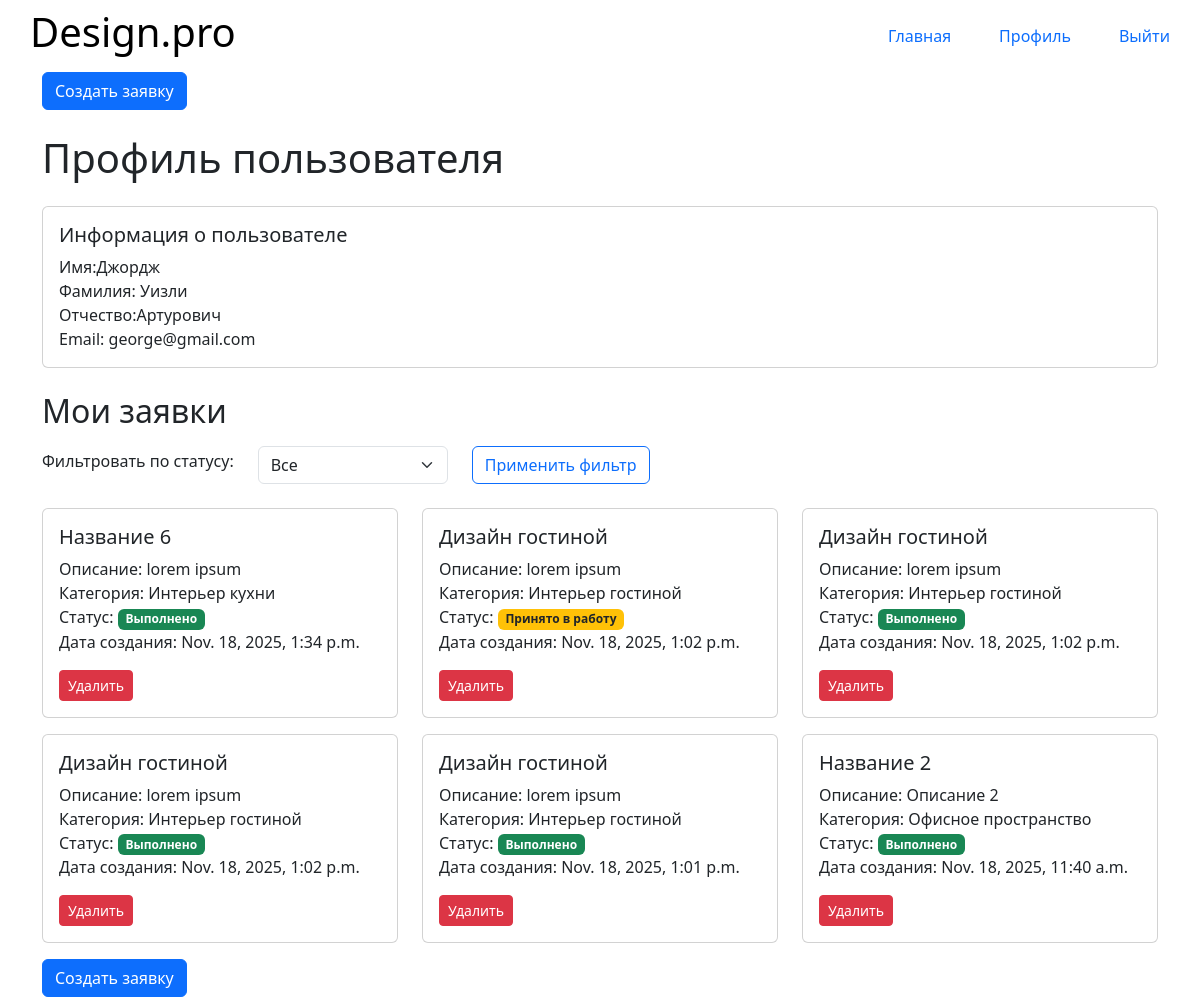
Page /catalog/profile/ (signed in) on the committed database.
### catalog/models.py (models this page shows, shortened)
class User(AbstractUser):
    first_name = models.CharField(verbose_name='Имя', blank=False)
    last_name = models.CharField(verbose_name='Фамилия', blank=False)
    patronymic = models.CharField(verbose_name='Отчество', blank=False)
    username = models.CharField(verbose_name='Логин', unique=True, blank=False)
    email = models.CharField(verbose_name='Почта', unique=True, blank=False)
    password = models.CharField(verbose_name='Пароль', blank=False)
    USERNAME_FIELD = 'username'

class Application(models.Model):
    STATUS_CHOICES = [
        ('new', 'Новая'),
        ('in_progress', 'Принято в работу'),
        ('completed', 'Выполнено'),
    ]
    title = models.CharField(verbose_name="Название")
    description = models.TextField()
    category = models.ForeignKey(Category, on_delete=models.SET_NULL, null=True)
    image = models.ImageField(upload_to='applications/', validators=[validate_image])
    status = models.CharField(choices=STATUS_CHOICES, default='new')
    created_at = models.DateTimeField(auto_now_add=True)
    user = models.ForeignKey(User, on_delete=models.CASCADE)

class Category(models.Model):
    name = models.CharField(help_text="Выберите категорию")
    def __str__(self):
        return self.name

### catalog/views.py (the view)
# urls.py: path('profile/', views.Profile.as_view(), name='profile'),
class Profile(LoginRequiredMixin, ListView):
    model = Application
    template_name = 'profile.html'
    context_object_name = 'user_applications'
    def get_queryset(self):
        user = self.request.user
        status_filter = self.request.GET.get('status')
        queryset = Application.objects.filter(user=user).order_by('-created_at')
        if status_filter in ['new', 'in_progress', 'completed']:
            queryset = queryset.filter(status=status_filter)
        return queryset
    def get_context_data(self, **kwargs):
        context = super().get_context_data(**kwargs)
        context['status_filter'] = self.request.GET.get('status', '')
        return context

### catalog/templates/profile.html (shortened to what this page needs)
{% extends "base.html" %}
{% block content %}
    <h1 class="my-4">Профиль пользователя</h1>
    <div class="card mb-4">
        <div class="card-body">
            <h5 class="card-title">Информация о пользователе</h5>
            <p class="card-text">
                Имя:{{ user.first_name }}<br>
                Фамилия: {{ user.last_name }}<br>
                Отчество:{{ user.patronymic }}<br>
                Email: {{ user.email }}
            </p>
        </div>
    </div>
    <h2 class="my-3">Мои заявки</h2>
    <form method="get" class="mb-4">
        <div class="row align-items-center">
            <div class="col-auto">
                <label for="status" class="form-label">Фильтровать по статусу:</label>
            </div>
            <div class="col-auto">
                <select name="status" id="status" class="form-select">
                    <option value="" {% if status_filter == '' %}selected{% endif %}>Все</option>
                </select>
            </div>
            <div class="col-auto">
                <button type="submit" class="btn btn-outline-primary">Применить фильтр</button>
            </div>
        </div>
    </form>
    {% if user_applications %}
        <div class="row">
            {% for application in user_applications %}
                <div class="col-md-6 col-lg-4 mb-3">
                    <div class="card h-100">
                        <div class="card-body d-flex flex-column">
                            <h5 class="card-title">{{ application.title }}</h5>
                            <p class="card-text flex-grow-1">
                                Описание: {{ application.description }}<br>
                                Категория: {{ application.category }}<br>
                                Статус: <span class="badge {% if application.status == 'new' %}bg-info{% elif application.status == 'in_progress' %}bg-warning text-dark{% else %}bg-success{% endif %}">{{ application.get_status_display }}</span><br>
                                Дата создания: {{ application.created_at }}
                            </p>
                            <div class="mt-auto">
                                <a href="{% url 'delete_application' application.id %}" class="btn btn-sm btn-danger">Удалить</a>
                            </div>
                        </div>
                    </div>
                </div>
            {% endfor %}
        </div>
    {% else %}
        <p class="text-muted">У вас пока нет заявок</p>
    {% endif %}
    <a href="{% url 'create_applications' %}" class="btn btn-primary">Создать заявку</a>
{% endblock %}

### catalog/static/css/style.css (style rules this page uses)
* { margin: 0; padding: 0; box-sizing: border-box; }
a { text-decoration: none; }

### rows in the picture
User: first_name "Джордж", last_name "Уизли", patronymic "Артурович", email "george@gmail.com"
Application: title "Название 6", description "lorem ipsum", category "Интерьер кухни", status "Выполнено", created_at "Nov. 18, 2025, 1:34 p.m."
Application: title "Дизайн гостиной", description "lorem ipsum", category "Интерьер гостиной", status "Принято в работу", created_at "Nov. 18, 2025, 1:02 p.m."
Application: title "Дизайн гостиной", description "lorem ipsum", category "Интерьер гостиной", status "Выполнено", created_at "Nov. 18, 2025, 1:02 p.m."
Application: title "Дизайн гостиной", description "lorem ipsum", category "Интерьер гостиной", status "Выполнено", created_at "Nov. 18, 2025, 1:02 p.m."
Application: title "Дизайн гостиной", description "lorem ipsum", category "Интерьер гостиной", status "Выполнено", created_at "Nov. 18, 2025, 1:01 p.m."
Application: title "Название 2", description "Описание 2", category "Офисное пространство", status "Выполнено", created_at "Nov. 18, 2025, 11:40 a.m."
